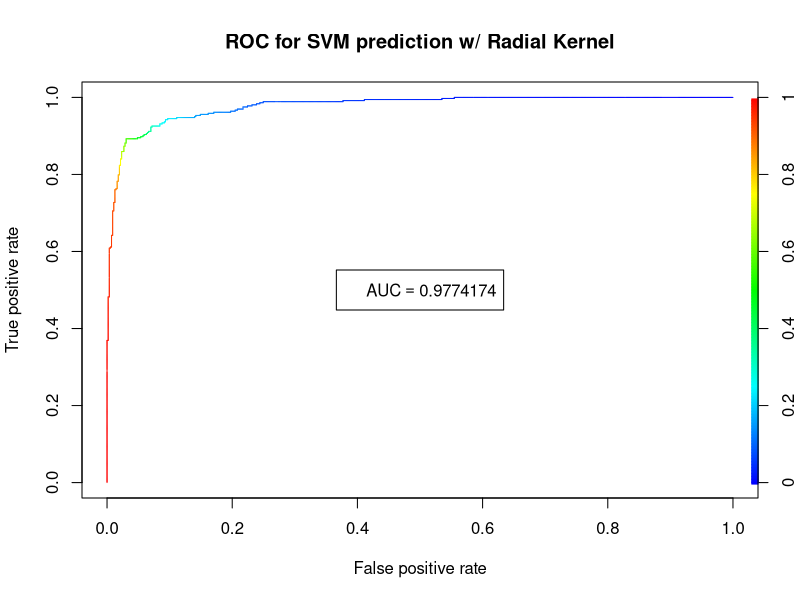
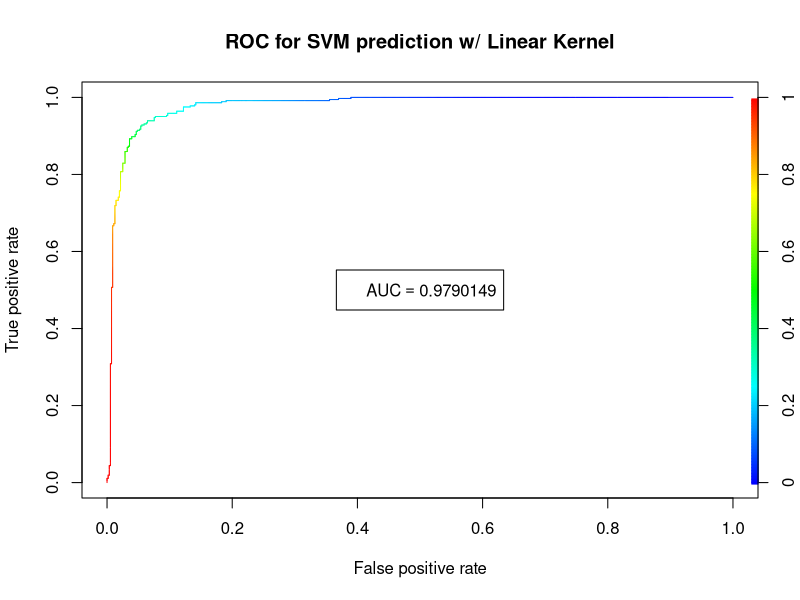
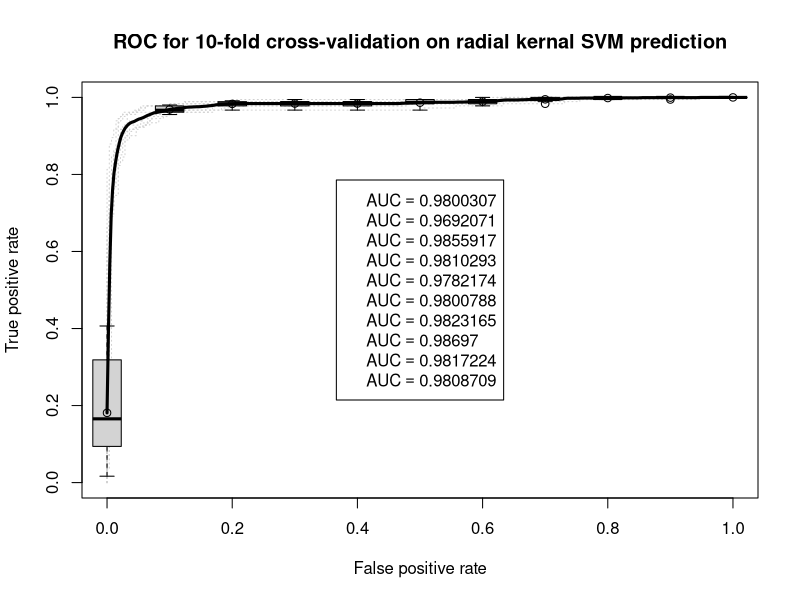

Recreate these plots in R, in order.
library(gplots)
#Get	the	spam	database	into	R	(install package kernlab)
library(kernlab)

#Split	into	a	training/test	set	of	80%	to	20%
data(spam) # spam dataset has 4601 email samples, 57 features, 2 types (SPAM and NONSPAM)
# testidx <- which(1:length(spam[,1])%%5 == 0) 
set.seed(100)
testidx <- sample(1:dim(spam)[1],0.2*dim(spam)[1],replace = FALSE)#randomly split the data into two parts
spamtrain <- spam[-testidx,] #(80% for training set)
spamtest <- spam[testidx,] #(20% for test set)



#Use SVM	with	2	kernels	of your	choice
library(e1071)
model1 <- svm(type~.,data=spamtrain, kernel = "radial", probability = TRUE) #use radial kernel, untuned
prediction1 <- predict(model1,spamtest, decision.values = TRUE, probability=TRUE)

model2 <- svm(type~.,data=spamtrain, kernel = "linear", probability = TRUE) #use linear kernet, untuned
prediction2 <- predict(model2,spamtest, decision.values = TRUE, probability=TRUE)

#Plot	ROC	curve	for	both	SVM	predictions	(Figure1.pdf)
#Report AUC for each on legend
library(ROCR)
pdf('Figure1.pdf')
pred_scores1 <- attr(prediction1, "probabilities")[,1]
pred1 <- prediction(pred_scores1, spamtest[,"type"])
perf1 <- performance(pred1, "tpr", "fpr") 
perf1.auc <- performance(pred1,'auc')
auc1 <- perf1.auc@y.values
plot(perf1,  colorize=TRUE)
title("ROC for SVM prediction w/ Radial Kernel")
legend('center',legend=parse(text=sprintf('AUC == %s',auc1)))

pred_scores2 <- attr(prediction2, "probabilities")[,1]
pred2 <- prediction(pred_scores2, spamtest[,"type"])
perf2 <- performance(pred2, "tpr", "fpr")
perf2.auc <- performance(pred2,'auc')
auc2 <- perf2.auc@y.values
plot(perf2, colorize=TRUE)
title("ROC for SVM prediction w/ Linear Kernel")
legend('center',legend=parse(text=sprintf('AUC == %s',auc2)))

dev.off()


#Split spam data into 10 equally sized part
folds <- rep(1:10,len=nrow(spam))
testScore <- list()
testLabel <- list()
for (j in 1:10){
  testidx <- which(folds == j)
  testGroup <- spam[testidx,]
  trainGroup <- spam[-testidx,]
  model1 <- svm(type~.,data=testGroup, kernel = "radial", probability = TRUE) #use the radial kernel model
  predictions <- predict(model1,testGroup, decision.values = TRUE, probability=TRUE)
  pred_scores <- attr(predictions, "probabilities")[,1]
  testLabel[j] <- list(testGroup[,"type"])
  testScore[j] <- list(pred_scores)
}

#Plot ROC curves for each cross-validation fold and corresponding predictions
#With average ROC curve and box plot
pdf('Figure2.pdf')
pred <- prediction(testScore, testLabel)
perf <- performance(pred,"tpr","fpr")
perf.auc <- performance(pred,"auc")
auc <- perf.auc@y.values
plot(perf,col="grey82",lty=3)
plot(perf, lwd=3,avg="vertical",spread.estimate="boxplot",add=T)
title("ROC for 10-fold cross-validation on radial kernal SVM prediction")
legend('center',legend=parse(text=sprintf("AUC==%s",auc)))

dev.off()
